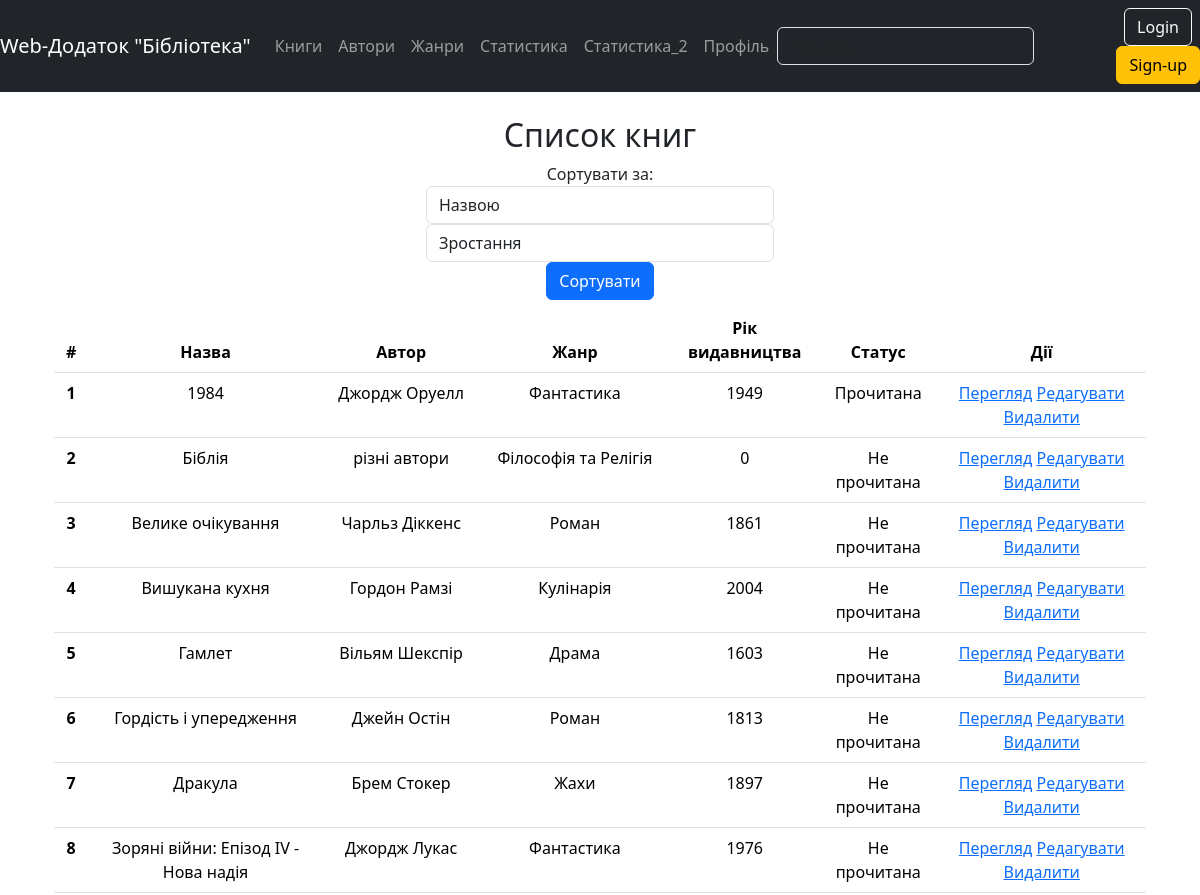
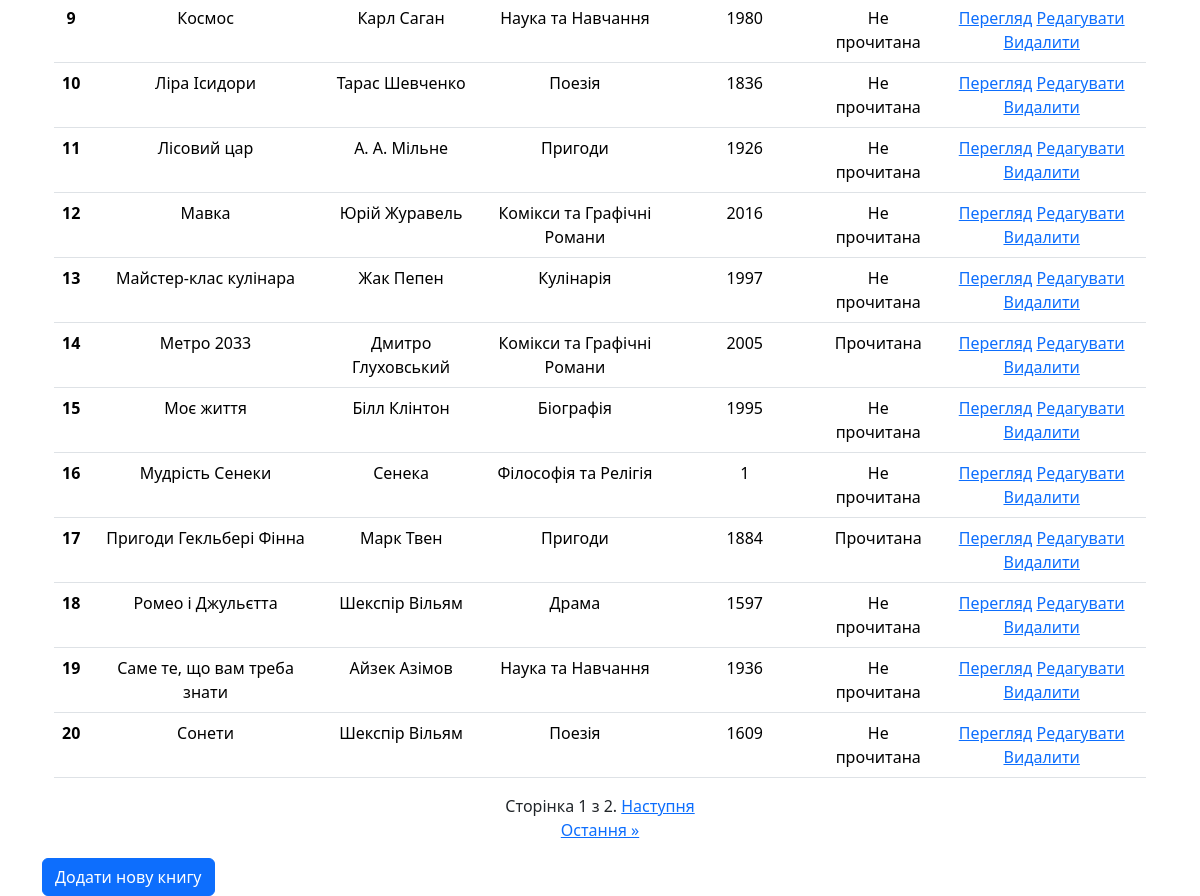
The app's page /, older data (2 pictures, top to bottom).
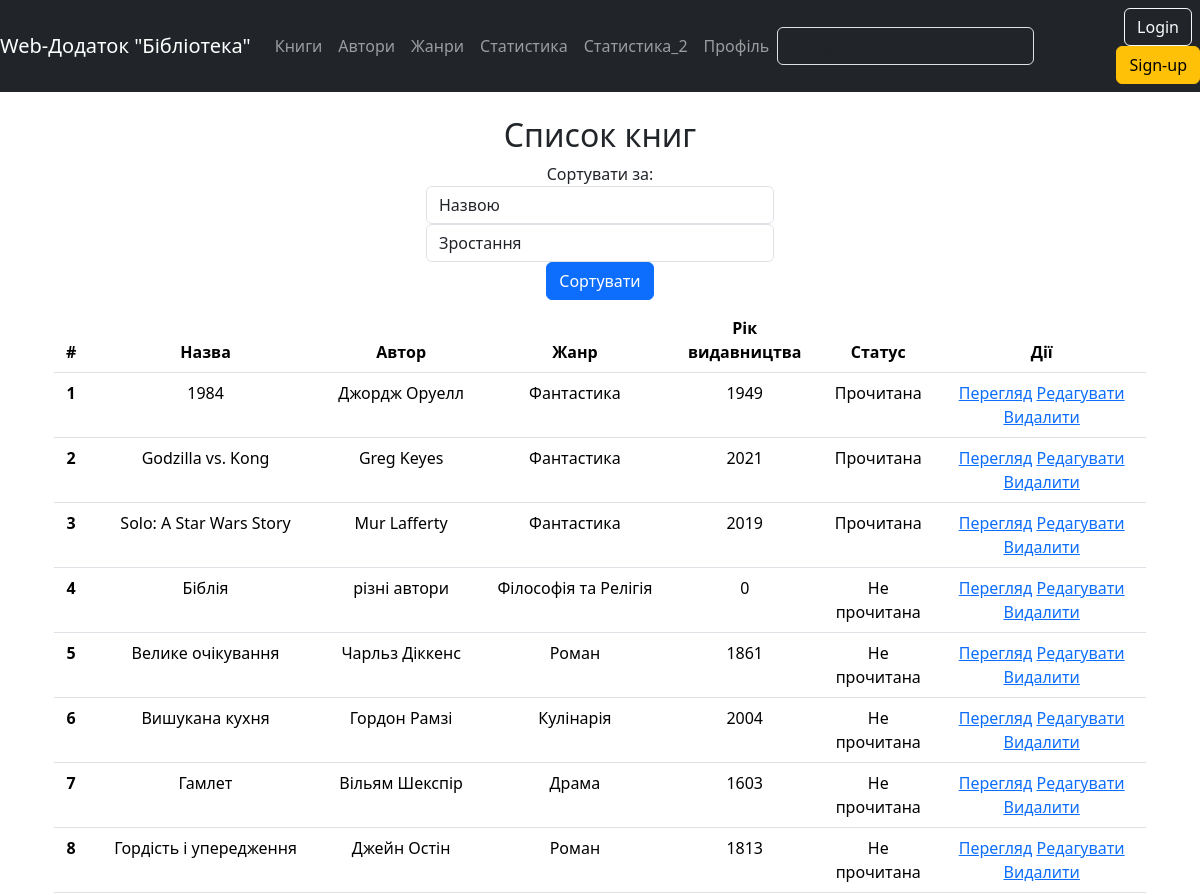
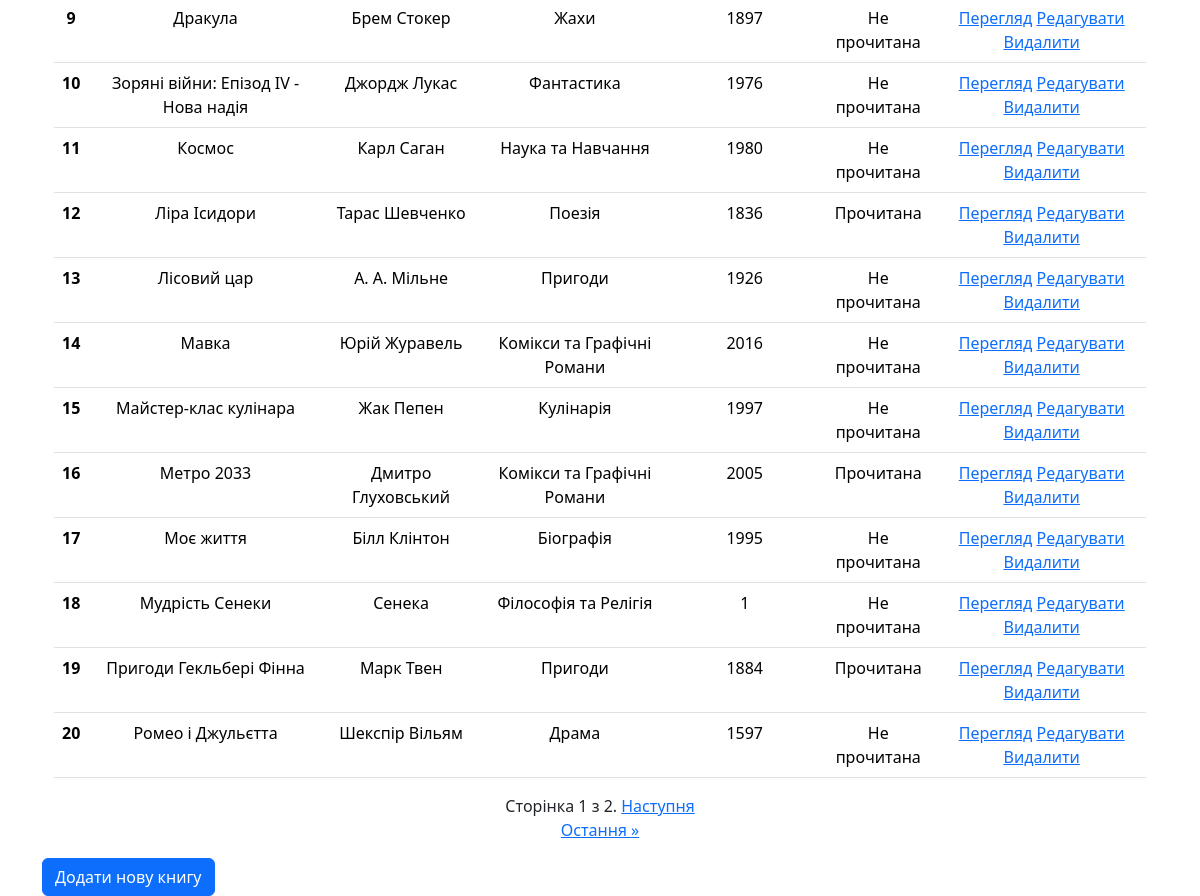
The same page, newer data (2 pictures, top to bottom).
### library_app/models.py (models this page shows, shortened)
class Book(models.Model):
    class Meta:
        verbose_name = 'Книга'
        verbose_name_plural = 'Книги'
        ordering = ["title"]
    title = models.CharField(max_length=100, verbose_name = 'Заголовок')
    author = models.ForeignKey(Author, on_delete=models.CASCADE, verbose_name = 'Автор')
    genre = models.ForeignKey(Genre, on_delete=models.CASCADE, verbose_name = 'Жанр')
    release_year = models.PositiveIntegerField(verbose_name = 'Рік видання')
    is_read = models.BooleanField(default=False, verbose_name = 'Чек')
    img = models.ImageField(upload_to='book_images/', blank=True, null=True, default="noname.png", verbose_name = 'Картинка')

class Author(models.Model):
    class Meta:
        verbose_name = 'Автор'
        verbose_name_plural = 'Автори'
        ordering = ["name"]
    name = models.CharField(max_length=50, unique=True)
    def __str__(self):
        return self.name

class Genre(models.Model):
    class Meta:
        verbose_name = 'Жанр'
        verbose_name_plural = 'Жанри'
        ordering = ["name"]
    name = models.CharField(max_length=50, verbose_name = 'Заголовок')
    def __str__(self):
        return self.name

### library_app/views.py (the view)
# urls.py: path('', views.book_list, name='book_list'),
def book_list(request):
    sort_by = request.GET.get('sort', 'title')
    order = request.GET.get('order', 'asc')
    if order == 'asc':
        books = Book.objects.order_by(sort_by)
    else:
        books = Book.objects.order_by(f'-{sort_by}')
    paginator = Paginator(books, 20)  # Показывать 20 книг на каждой странице
    page = request.GET.get('page')
    try:
        books = paginator.page(page)
    except PageNotAnInteger:
        books = paginator.page(1)
    except EmptyPage:
        books = paginator.page(paginator.num_pages)
    context = {'books': books}
    return render(request, 'library_app/book_list.html', context)

### library_app/templates/library_app/book_list.html (shortened to what this page needs)
{% extends 'base.html' %}
{% load static %}
{% block content %}
<div class="container text-center">
  <div class="row">
    <div class="col">
 </div>
    <div class="col-4">
      <h2>Список книг</h2>
    </div>
    <div class="col">
    </div>
  </div>
  <div class="row">
    <div class="col">
          </div>
    <div class="col-4">
      <form method="get" class="form-inline mb-2">
        <label class="mr-2">Сортувати за:</label>
        <select name="sort" class="form-control mr-2">
          <option value="title">Назвою</option>
        </select>
        <select name="order" class="form-control mr-2">
          <option value="asc">Зростання</option>
        </select>
        <button type="submit" class="btn btn-primary">Сортувати</button>
      </form>
    </div>
    <div class="col">
    </div>
  </div>
  <div class="row">
    <div class="col-12">
      <table class="table table-hover">
        <thead>
          <tr>
            <th scope="col">#</th>
            <th scope="col">Назва</th>
            <th scope="col">Автор</th>
            <th scope="col">Жанр</th>
            <th scope="col">Рік видавництва</th>
            <th scope="col">Статус</th>
            <th scope="col">Дії</th>
          </tr>
        </thead>
        <tbody>
          {% for book in books|slice:":20" %}
            <tr>
              <th scope="row">{{ forloop.counter }}</th>
              <td>{{ book.title }}</td>
              <td>{{ book.author }}</td>
              <td>{{ book.genre }}</td>
              <td>{{ book.release_year }}</td>
              <td>{% if book.is_read %}Прочитана{% else %}Не прочитана{% endif %}</td>
              <td>
                <a href="{% url 'library_app:view_book' book.id %}">Перегляд</a>
                <a href="{% url 'library_app:edit_book' book.id %}">Редагувати</a>
                <a href="{% url 'library_app:delete_book' book.id %}">Видалити</a>
              </td>
            </tr>
          {% endfor %}
        </tbody>
      </table>
    </div>
  </div>
  <div class="row">
    <div class="col">
    </div>
    <div class="col-3">
      <div class="pagination">
        <span class="step-links">
            <span class="current">
                Сторінка {{ books.number }} з {{ books.paginator.num_pages }}.
            </span>
            {% if books.has_next %}
                <a href="?page={{ books.next_page_number }}">Наступня</a>
                <a href="?page={{ books.paginator.num_pages }}">Остання &raquo;</a>
            {% endif %}
        </span>
      </div>
    </div>
    <div class="col">
    </div>
  </div>
</div>
  <a href="{% url 'library_app:add_book' %}" class="btn btn-primary">Додати нову книгу</a>
{% endblock %}

### templates/base.html (shortened to what this page needs)
{% load static %}
<!DOCTYPE html>
<html lang="en">
<head>
    <link href="{% static 'assets/css/bootstrap.css' %}" rel="stylesheet">
    <link rel="stylesheet" href="{% static 'assets/css/all.css' %}">
</head>
<body>
<nav class="navbar navbar-expand-lg navbar-dark bg-dark">
    <a class="navbar-brand" href="{% url 'library_app:book_list' %}">Web-Додаток "Бібліотека"</a>
    <div class="collapse navbar-collapse" id="navbarNav">
        <ul class="navbar-nav">
            <li class="nav-item">
                <a class="nav-link" href="{% url 'library_app:book_list' %}">Книги</a>
            </li>
            <li class="nav-item">
                <a class="nav-link" href="{% url 'library_app:author_list' %}">Автори</a>
            </li>
            <li class="nav-item">
                <a class="nav-link" href="{% url 'library_app:genre_list' %}">Жанри</a>
            </li>
            <li class="nav-item">
                <a class="nav-link" href="{% url 'library_app:statistics' %}">Статистика</a>
            </li>
            <li class="nav-item">
                <a class="nav-link" href="{% url 'library_app:stats' %}">Статистика_2</a>
            </li>
            <li class="nav-item">
                <a class="nav-link" href="{% url 'library_app:profile' %}">Профіль</a>
            </li>
        </ul>
    </div>
    <form class="col-12 col-lg-auto mb-3 mb-lg-0 me-lg-3" role="search" method="get" action="{% url 'library_app:search_view' %}">
        <input type="text" name="query" class="form-control form-control-dark text-bg-dark" placeholder="Пошук..." aria-label="Пошук">
      </form>
      <div class="text-end">
        <a class="btn btn-outline-light me-2" href="{% url 'library_app:profile' %}">Login</a>
        <a class="btn btn-warning" href="{% url 'library_app:register_view' %}">Sign-up</a>
      </div>
</nav>
<div class="container mt-4">
    {% block content %}{% endblock %}
</div>
</body>
</html>

Row changes from the older to the newer data that the page shows:
no longer on this page (row unchanged): Book: title "Саме те, що вам треба знати", author "Айзек Азімов", genre "Наука та Навчання", release_year "1936", is_read "Не прочитана"
no longer on this page (row unchanged): Book: title "Сонети", author "Шекспір Вільям", genre "Поезія", release_year "1609", is_read "Не прочитана"
added Book: title "Godzilla vs. Kong", author "Greg Keyes", genre "Фантастика", release_year "2021", is_read "Прочитана"
added Book: title "Solo: A Star Wars Story", author "Mur Lafferty", genre "Фантастика", release_year "2019", is_read "Прочитана"
changed Book "Ліра Ісидори": is_read "Не прочитана" → "Прочитана"
